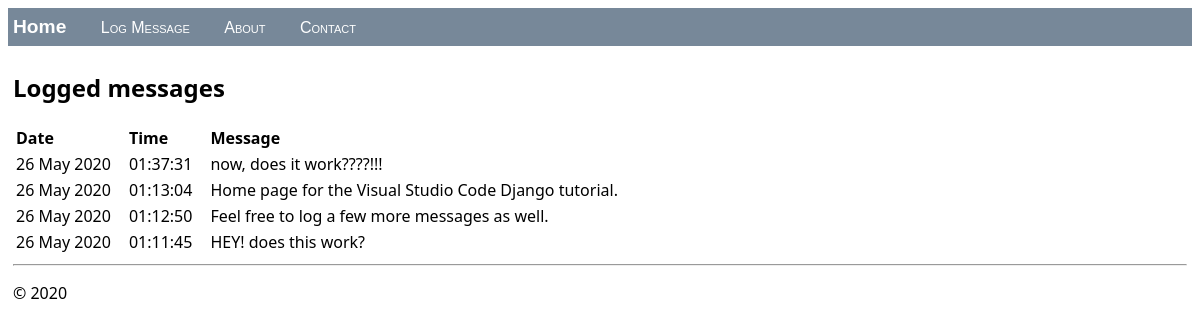
The page / on the database its author committed.
### hello/models.py (models this page shows, shortened)
class LogMessage(models.Model):
    message = models.CharField(max_length=300)
    log_date = models.DateTimeField("date logged")

### hello/views.py (the view)
class HomeListView(ListView):
    model = LogMessage
    def get_context_data(self, **kwargs):
        context = super(HomeListView, self).get_context_data(**kwargs)
        return context

### hello/templates/hello/home.html (shortened to what this page needs)
{% extends "hello/layout.html" %}
{% block content %}
    <h2>Logged messages</h2>
    {% if message_list %}
        <table class="message_list">
            <thead>
            <tr>
                <th>Date</th>
                <th>Time</th>
                <th>Message</th>
            </tr>
            </thead>
            <tbody>
            {% for message in message_list %}
                <tr>
                    <td>{{ message.log_date | date:'d M Y' }}</td>
                    <td>{{ message.log_date | time:'H:i:s' }}</td>
                    <td>
                        {{ message.message }}
                    </td>
                </tr>
            {% endfor %}
            </tbody>
        </table>
    {% else %}
        <p>No messages have been logged. Use the <a href="{% url 'log' %}">Log Message form</a>.</p>
    {% endif %}
{% endblock %}

### hello/templates/hello/layout.html (shortened to what this page needs)
<!DOCTYPE html>
<html>
<head>
    {% load static %}
    <link rel="stylesheet" type="text/css" href="{% static 'hello/site.css' %}"/>
</head>
<body>
<div class="navbar">
    <a href="{% url 'home' %}" class="navbar-brand">Home</a>
    <a href="{% url 'log' %}" class="navbar-item">Log Message</a>
    <a href="{% url 'about' %}" class="navbar-item">About</a>
    <a href="{% url 'contact' %}" class="navbar-item">Contact</a>
</div>
<div class="body-content">
    {% block content %}
    {% endblock %}
    <hr/>
    <footer>
        <p>© 2020</p>
    </footer>
</div>
</body>
</html>

### hello/static/hello/site.css (style rules this page uses)
.navbar { background-color: lightslategray; font-size: 1em; font-family: 'Trebuchet MS', 'Lucida Sans Unicode', 'Lucida Grande', 'Lucida Sans', Arial, sans-serif; color: white; padding: 8px 5px 8px 5px; }
.navbar a { text-decoration: none; color: inherit; }
.navbar-brand { font-size: 1.2em; font-weight: 600; }
.navbar-item { font-variant: small-caps; margin-left: 30px; }
.body-content { padding: 5px; font-family:'Segoe UI', Tahoma, Geneva, Verdana, sans-serif; }
.message_list th,td { text-align: left; padding-right: 15px; }

### rows shown on the page
LogMessage: log_date "26 May 2020", log_date "01:37:31", message "now, does it work????!!!"
LogMessage: log_date "26 May 2020", log_date "01:13:04", message "Home page for the Visual Studio Code Django tutorial."
LogMessage: log_date "26 May 2020", log_date "01:12:50", message "Feel free to log a few more messages as well."
LogMessage: log_date "26 May 2020", log_date "01:11:45", message "HEY! does this work?"
